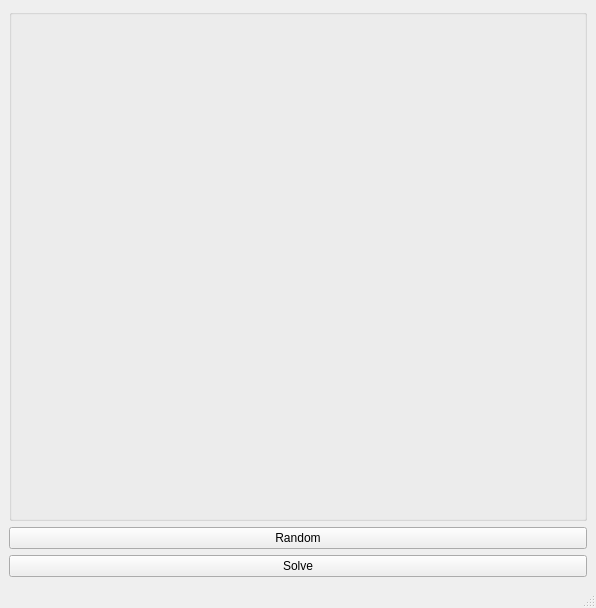
<?xml version="1.0" encoding="UTF-8"?>
<ui version="4.0">
 <class>MainWindow</class>
 <widget class="QMainWindow" name="MainWindow">
  <property name="windowModality">
   <enum>Qt::ApplicationModal</enum>
  </property>
  <property name="geometry">
   <rect>
    <x>0</x>
    <y>0</y>
    <width>596</width>
    <height>608</height>
   </rect>
  </property>
  <property name="windowTitle">
   <string>Rubik's cube</string>
  </property>
  <widget class="QWidget" name="centralWidget">
   <layout class="QGridLayout">
    <property name="leftMargin">
     <number>9</number>
    </property>
    <property name="topMargin">
     <number>9</number>
    </property>
    <property name="rightMargin">
     <number>9</number>
    </property>
    <property name="bottomMargin">
     <number>9</number>
    </property>
    <property name="spacing">
     <number>6</number>
    </property>
    <item row="1" column="0">
     <widget class="QPushButton" name="pushButtonRandom">
      <property name="text">
       <string>Random</string>
      </property>
     </widget>
    </item>
    <item row="0" column="0">
     <widget class="QGroupBox" name="groupBox">
      <property name="title">
       <string/>
      </property>
     </widget>
    </item>
    <item row="2" column="0">
     <widget class="QPushButton" name="pushButtonSolve">
      <property name="text">
       <string>Solve</string>
      </property>
     </widget>
    </item>
   </layout>
  </widget>
  <widget class="QStatusBar" name="statusBar"/>
 </widget>
 <layoutdefault spacing="6" margin="11"/>
 <resources/>
 <connections/>
</ui>
